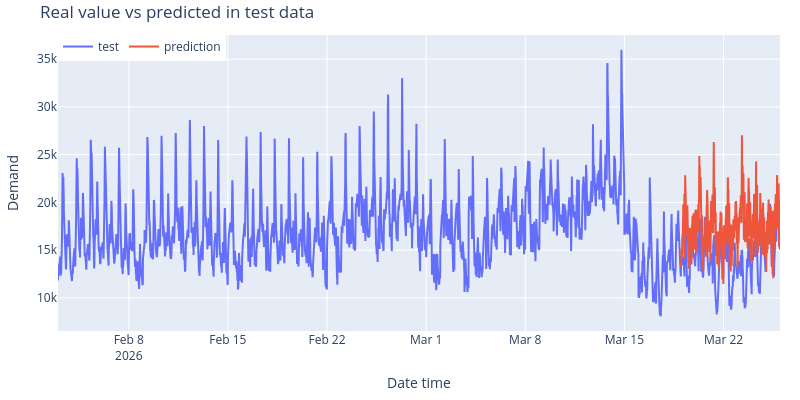

The notebook cell saved with this chart:
### Code cell
fig = go.Figure()
trace1 = go.Scatter(x=data_indexed.index, y=data_indexed['purchase_bid'], name="test", mode="lines")
trace2 = go.Scatter(x=predictions.index, y=predictions['pred'], name="prediction", mode="lines")
fig.add_trace(trace1)
fig.add_trace(trace2)
fig.update_layout(
    title="Real value vs predicted in test data",
    xaxis_title="Date time",
    yaxis_title="Demand",
    width=800,
    height=400,
    margin=dict(l=20, r=20, t=35, b=20),
    legend=dict(orientation="h", yanchor="top", y=1.01, xanchor="left", x=0)
)
fig.show()

### Figure 1 — Plotly figure (JSON) as saved in the notebook; plotly's stock layout.template omitted (floating-point values rounded to 4 significant figures; data arrays with more than 128 entries replaced by an {"elided": "..."} marker saying what was removed)
{"data": [{"mode": "lines", "name": "test", "type": "scatter", "x": {"elided": "4896 str values"}, "y": {"elided": "4896 float values"}}, {"mode": "lines", "name": "prediction", "type": "scatter", "x": {"elided": "672 str values"}, "y": {"elided": "672 float values"}}], "layout": {"height": 400, "legend": {"orientation": "h", "x": 0, "xanchor": "left", "y": 1.01, "yanchor": "top"}, "margin": {"b": 20, "l": 20, "r": 20, "t": 35}, "title": {"text": "Real value vs predicted in test data"}, "width": 800, "xaxis": {"title": {"text": "Date time"}}, "yaxis": {"title": {"text": "Demand"}}}}
